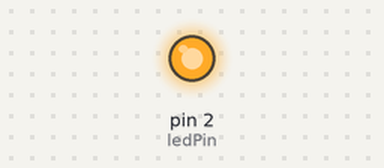
A sketch run on a simulated Arduino Uno, built with avr-gcc and run on an emulated ATmega328P. Shown: output pins drawn as LEDs (lit = HIGH). What the sketch prints to the serial monitor is not drawn.

Above: at 1.2 s.
At 4.57 s:
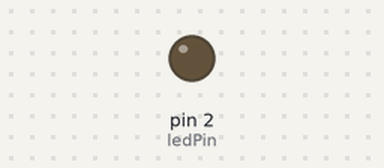
Timing chart, 0 to 5.1 s (numbered marks = the images above):
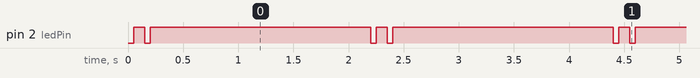

Measured:
- by itself, pin 2 (ledPin): repeats every 2.2 s: LOW 0.05 s, HIGH 2.0 s, LOW 0.05 s, HIGH 0.10 s
- by itself, everything shown: repeats every 2.2 s, in 4 steps

The sketch:

Blink2024.ino
```cpp
/* Blink */
// T-Koala:    5
// Wemos lite: 4
// LORA915:    2   and ESP8266 NodeMCU, D1 R32 (Arduino size)
// T8 V1.7:    21
// T-Dislay:
// ATMega2560: 13  and Arduino Uno, Leonardo


// int ledPin = LED_BUILTIN;
int ledPin = 2;
//bool light = HIGH; // LORA915, T-Koala, T8, Arduino
//bool dark  = LOW;
bool light = LOW; // WEMOS Lite, ESP8266 NODEMCU
bool dark  = HIGH;
int count = 0;

void setup() {
  pinMode(ledPin, OUTPUT);
  Serial.begin(74880);
  Serial.println("\nLet's start!");
}

void loop() {
  digitalWrite(ledPin, light);
  Serial.print("LED on ");
  delay(50);
  digitalWrite(ledPin, dark);
  delay(100);
  digitalWrite(ledPin, light);
  delay(50);
  digitalWrite(ledPin, dark);
  Serial.print("LED off ");
  count++;
  if(count > 6) {
    count = 0;
    Serial.println(ledPin);
  }
  delay(2000);
}
```
